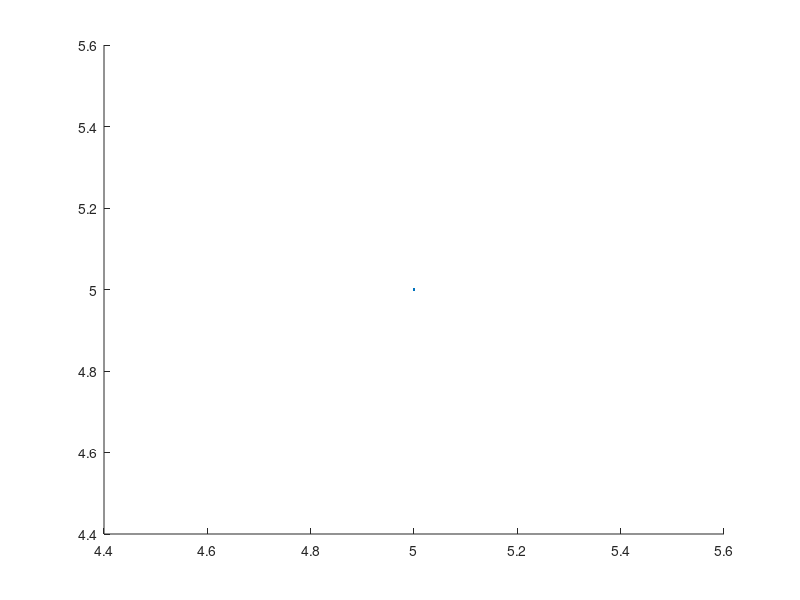

Write the MATLAB code that produced this figure. (Note: this script raises an error after producing the figure.)
% Tecnicas Computacionales en Aeronautica
% AF 5 EDOs de frontera
% Victor Omar Rivera Valdez - 1908246
% Metodo de disparo y Diferencias Finitas

clear
clc
close all

disp('AF 5 EDOs de frontera');
disp('Alumno: Victor Omar Rivera Valdez');
disp('Matricula: 1908246');
disp(' ');

% Seleccion de la ED
EDO = input('Ingresar el numero de la EQ:');
disp(' ');

switch EDO
    case 1 % Problema Ejemplo
        u = 0.01;
        Ta = 20;
        f = @(x, y, z) z;
        g = @(x, y, z) u * (y - Ta);

    case 2 
        f = @(x, y, z) z;
        g = @(x, y, z) 0.15 * y;

    case 3 
        f = @(x, y, z) z;
        g = @(x, y, z) (2*z + y - x) / 7;
end

disp('Datos Introducidos: ');
disp(' ');
x0 = input('Ingresar el valor de xi:');
xf = input('Ingresar el valor de xf:');
y0 = input('Ingresar el valor de inicial de frontera:');
yf = input('Ingresar el valor de final de frontera:');
z0 = input('Ingresar el valor del primer disparo:');
h = input('Ingresar el tamaño del paso:');
fprintf('\n');

%Valores para solucion analitica
x0_a = x0;
xf_a = xf;
y0_a = y0;
yf_a = yf;
h_a = h;

% Metodo de disparo
N = (xf - x0) / h;

y = zeros(1, N+1); y(1) = y0;
z = zeros(1, N+1); z(1) = z0;
x = x0:h:xf;




for i = 1:N
    k1 = f(x(i), y(i), z(i));
    l1 = g(x(i), y(i), z(i));
    k2 = f(x(i) + h/2, y(i) + k1 * h/2, z(i) + l1 * h/2);
    l2 = g(x(i) + h/2, y(i) + k1 * h/2, z(i) + l1 * h/2);
    k3 = f(x(i) + h/2, y(i) + k2 * h/2, z(i) + l2 * h/2);
    l3 = g(x(i) + h/2, y(i) + k2 * h/2, z(i) + l2 * h/2);
    k4 = f(x(i) + h, y(i) + k3 * h, z(i) + l3 * h);
    l4 = g(x(i) + h, y(i) + k3 * h, z(i) + l3 * h);

    y(i+1) = y(i) + (k1 + 2*k2 + 2*k3 + k4) * h/6;
    z(i+1) = z(i) + (l1 + 2*l2 + 2*l3 + l4) * h/6;
end

% Grafica Metodo de disparo
figure;
hold on;
plot(x, y, 'DisplayName', 'Metodo de disparo');

% Metodo de Diferencias Finitas
dx = h;
N_df = (xf - x0) / dx - 1;
x_df = linspace(x0 + dx, xf - dx, N_df);
A_df = zeros(N_df, N_df);
b_df = u * dx^2 * Ta * ones(N_df, 1);

A_df(eye(size(A_df)) == 1) = 2 + u * dx^2;
A_df = A_df + diag(-1 * ones(N_df - 1, 1), 1) + diag(-1 * ones(N_df - 1, 1), -1);
b_df(1) = u * dx^2 * Ta + y0; 
b_df(N_df) = u * dx^2 * Ta + yf;

T_df = A_df\b_df;

% Transponer T_df para hacerlo un vector fila (horizontal)
T_df = T_df'; % Ahora T_df es un vector fila

% Añadir condiciones de contorno a la solución en formato fila
T_df = [y0, T_df, yf];
x_df = [x0, x_df, xf];


%Soluciones Analiticas

% Calculo de la solución analítica para el caso 1
if EDO == 1
    % Definición de los parámetros para la solución analítica
    T1 = y0_a;
    T2 = yf_a;
    h_prime = h_a;
    L = xf - x0;  % Longitud de la barra

    % Función para calcular la solución analítica en cada punto x
    T_analytic = @(x) 73.4523 * exp(0.1 * x) - 53.4523 * exp(-0.1 * x) + Ta;

    % Cálculo de la solución analítica en los puntos x
    T_analytic_values = arrayfun(T_analytic, x);
end


% Grafica Metodo de Diferencias Finitas
plot(x_df, T_df, '--', 'DisplayName', 'Metodo de Diferencias Finitas');

% Finalizar la grafica
legend('show');
xlabel('x');
ylabel('y');
title('Comparación de Métodos: Disparo vs Diferencias Finitas');
grid on;


if EDO == 1
    % Graficar la solución analítica
    plot(x, T_analytic_values, '-.', 'DisplayName', 'Solución Analítica');
    % Finalizar la gráfica incluyendo la solución analítica
legend('show');
xlabel('x');
ylabel('T(x)');
title('Comparación de Métodos: Disparo vs Diferencias Finitas vs Analítica');
grid on;

end


% Imprimir vectores de soluciones en command window

disp('Vector x - Metodo de disparo:');
disp(x);
disp(' ');

disp('Vector y - Metodo de disparo:');
disp(y);
disp(' ');

disp('Vector T_df - Metodo de Diferencias Finitas:');
disp(T_df);
disp(' ');


% Imprimir la solución analítica si el caso es 1
if EDO == 1
    disp('Solución Analítica - Vector T_analytic:');
    disp(T_analytic_values);
    disp(' ');
end